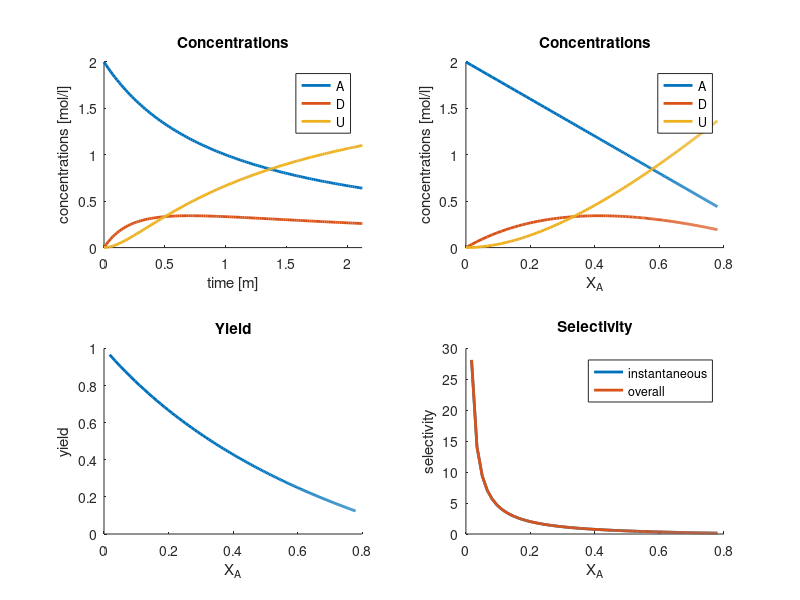
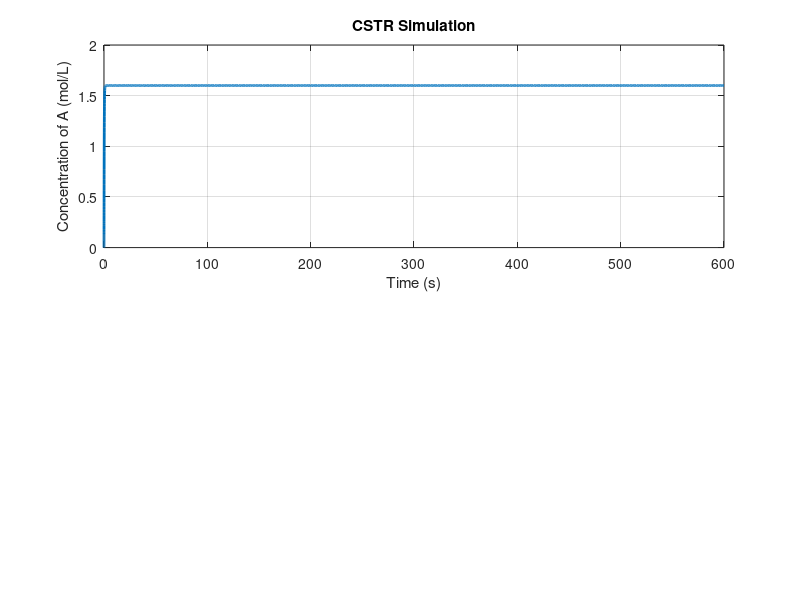

Reproduce these figures in MATLAB, in order.
close all; clear variables;
%Continuous Stirred Tank Reactor V.3



%% Input data/Parameters
CA0 = 2;    % initial concentration [mol/l]
k1  = 1;    % kinetic constant [1/s]
k2  = 2;    % kinetic constant [1/s]
Q   = 10;   % Feed Flow rate [l/m]
V   = 2.5;  % volume of CSTR[l]


% CSTR
C_A_in=CA0;  % initial concentration [mol/l]
k=k1;
% Define the ODE for CSTR
ode_cstr = @(t, C_A) Q/V * (C_A_in - C_A) - k * C_A;

% Initial condition for CSTR
C_A0_cstr = 0; % Initial concentration of A in the reactor (mol/L)

% Time span for CSTR
tspan = [0 600]; % Simulate for 10 seconds

% Solve the ODE for CSTR
[t_cstr, C_A_cstr] = ode45(ode_cstr, tspan, C_A0_cstr);

%% Optimal values (analytical solutions)

% Optimal residence time
tOpt = 1/sqrt(k1*k2);

% Concentrations
CAOpt = CA0/(1+k1*tOpt);
CDOpt = CA0*k1*tOpt/(1+k1*tOpt)/(1+k2*tOpt);
CUOpt = CA0 - CAOpt - CDOpt;

% Conversion
XOpt = (CA0-CAOpt)/CA0;

% Formation rates
RAOpt = -k1*CAOpt;
RDOpt = k1*CAOpt - k2*CDOpt;
RCOpt = k2*CDOpt;

% Selectivity
SOpt = RDOpt/RCOpt;
StildeOpt = CDOpt/CUOpt;

% Fractional Yield
YOpt = RDOpt/(-RAOpt);
YtildeOpt = CDOpt/(CA0-CAOpt);


%% Profiles (analytical solutions)

t = linspace(0,5*tOpt,200);

CA = CA0./(1+k1*t);
CD = CA0*k1*t./(1+k1*t)./(1+k2*t);
CU = CA0 - CA - CD;

XA = (CA0-CA)/CA0;

RA = -k1*CA;
RD = k1*CA - k2*CD;
RC = k2*CD;

S = RD./(RC+1e-6);
Stilde = CD./(CU+1e-6);

Y = RD./(-RA);
Ytilde = CD./(CA0-CA);


%% Plotting solution(Graphs of Reactor internal environment)

% Concentrations vs time
subplot(2,2,1);
hold all;
plot(t,CA,'LineWidth',2);
plot(t,CD,'LineWidth',2); 
plot(t,CU,'LineWidth',2);
title('Concentrations');    legend('A', 'D', 'U');
xlabel('time [m]'); ylabel('concentrations [mol/l]');
xlim([0 3*tOpt]);

% Concentrations vs Conversion
subplot(2,2,2);
hold all;
plot(XA,CA,'LineWidth',2);
plot(XA,CD,'LineWidth',2);
plot(XA,CU,'LineWidth',2);
title('Concentrations'); legend('A', 'D', 'U');
xlabel('X_A'); ylabel('concentrations [mol/l]');

% Fractional yield vs Conversion
subplot(2,2,3);
hold all;
plot(XA,Ytilde,'LineWidth',2);
title('Yield');
xlabel('X_A'); ylabel('yield');

% Selectivity vs Conversion
subplot(2,2,4);
hold all;
plot(XA(2:end),S(2:end), 'LineWidth',2);
plot(XA(2:end), Stilde(2:end), 'LineWidth',2);
title('Selectivity'); legend('instantaneous', 'overall');
xlabel('X_A'); ylabel('selectivity');

% Plot CSTR results
figure;
subplot(2, 1, 1);
plot(t_cstr, C_A_cstr, 'LineWidth', 2);
xlabel('Time (s)');
ylabel('Concentration of A (mol/L)');
title('CSTR Simulation');
grid on;
